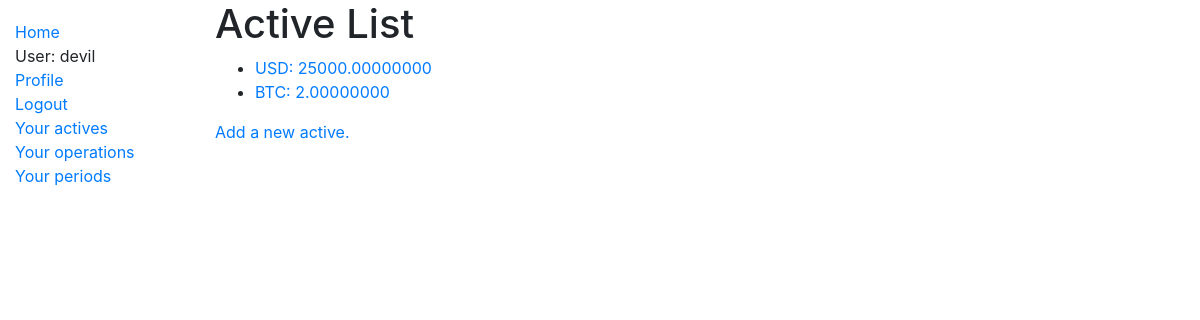
/actives/ (signed in), run on the app's committed database.
### trader_journal/models.py (models this page shows, shortened)
class Active(models.Model):
    user_id = models.ForeignKey(User, on_delete=models.CASCADE)
    currency = models.CharField(max_length=5)
    amount = models.DecimalField(max_digits=16,decimal_places=8)
    is_initial = models.BooleanField(default=False)
    def get_absolute_url(self):
        return reverse("trader_journal:active_detail", kwargs={"pk": self.pk})
    def __str__(self):
        return str(self.currency)+': '+str(self.amount)

### trader_journal/views.py (the view)
# urls.py: path('actives/',views.ActiveListView.as_view(),name='actives'),
class ActiveListView(generic.ListView):
    model = models.Active
    def get_queryset(self):
        if self.request.user.is_anonymous:
            raise Http404
        else:
            return self.request.user.active_set.all()

### trader_journal/templates/trader_journal/active_list.html
{% extends "base_generic.html" %}
{% block content %}
  <h1>Active List</h1>
  {% if active_list %}
  <ul>
    {% for active in active_list %}
      <li>
        <a href="{{ active.get_absolute_url }}">{{ active}}</a>
      </li>
    {% endfor %}
  </ul>
  {% else %}
    <p>You haven't added any actives as of yet.</p>
  {% endif %}
  <a href='{% url 'trader_journal:active_create'%}'><p>Add a new active.</p></a>
{% endblock %}

### trader_journal/templates/base_generic.html (shortened to what this page needs)
<!DOCTYPE html>
<html lang="en">
<head>
  <link rel="stylesheet" href="https://stackpath.bootstrapcdn.com/bootstrap/4.4.1/css/bootstrap.min.css">
  {% load static %}
  <link rel="stylesheet" href="{% static 'css/styles.css' %}">
</head>
<body>
  <div class="container-fluid">
    <div class="row">
      <div class="col-sm-2">
      {% block sidebar %}
        <ul class="sidebar-nav">
          <li><a href="{% url 'trader_journal:index' %}">Home</a></li>
          {% if user.is_authenticated %}
          <li>User: {{ user.get_username }}</li>
          <li><a href="{% url 'trader_journal:profile' %}?next={{request.path}}">Profile</a></li>
          <li><a href="{% url 'trader_journal:logout' %}?next={{request.path}}">Logout</a></li>
          <li><a href="{% url 'trader_journal:actives' %}">Your actives</a></li>
          <li><a href="{% url 'trader_journal:operations' %}">Your operations</a></li>
          <li><a href="{% url 'trader_journal:periods' %}">Your periods</a></li>
          {% else %}
          <li><a href="{% url 'trader_journal:login' %}?next={{request.path}}">Login</a></li>
          <li><a href="{% url 'trader_journal:register' %}?next={{request.path}}">Register</a></li>
          {% endif %}
        </ul>
     {% endblock %}
      </div>
      <div class="col-sm-10 ">{% block content %}{% endblock %}</div>
    </div>
  </div>
</body>
</html>

### trader_journal/static/css/styles.css (style rules this page uses)
.sidebar-nav { margin-top: 20px; padding: 0; list-style: none; }

### data on the page
Active: currency+amount "USD: 25000.00000000"
Active: currency+amount "BTC: 2.00000000"

### other printed values
{{ user.get_username }} "devil"
